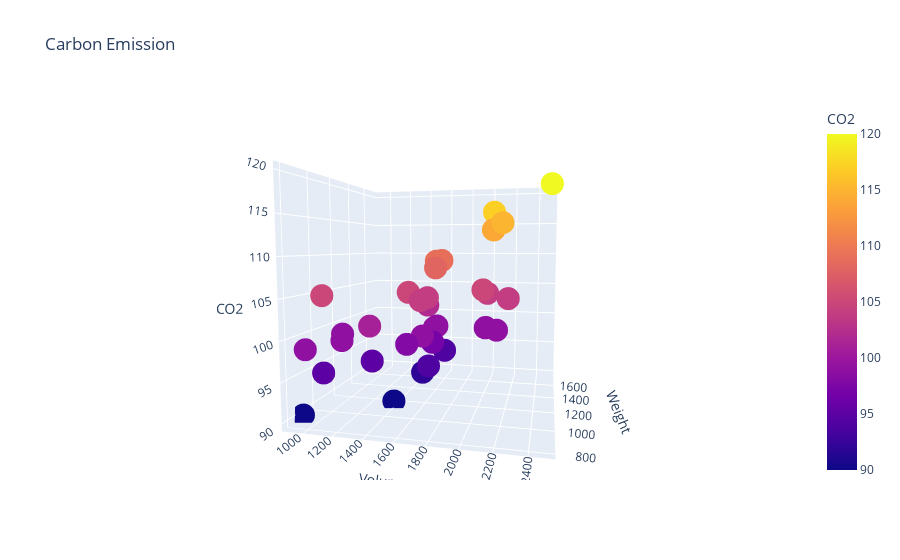

The notebook cell saved with this chart:
### Code cell
px.scatter_3d(df,x='Volume',y='Weight',z='CO2',
              title='Carbon Emission',color='CO2',
              height=500)

### Figure 1 — Plotly figure (JSON) as saved in the notebook; plotly's stock layout.template omitted (floating-point values rounded to 4 significant figures)
{"data": [{"hovertemplate": "Volume=%{x}<br>Weight=%{y}<br>CO2=%{marker.color}<extra></extra>", "legendgroup": "", "marker": {"color": [99, 95, 95, 90, 105, 105, 90, 92, 98, 99, 99, 101, 99, 94, 97, 97, 99, 104, 104, 105, 94, 99, 99, 99, 99, 102, 104, 114, 109, 114, 115, 117, 104, 108, 109, 120], "coloraxis": "coloraxis", "symbol": "circle"}, "mode": "markers", "name": "", "scene": "scene", "showlegend": false, "type": "scatter3d", "x": [1000, 1200, 1000, 900, 1500, 1000, 1400, 1500, 1500, 1600, 1100, 1300, 1000, 1600, 1600, 1600, 1600, 2200, 1600, 2000, 1600, 2000, 2100, 1600, 2000, 1500, 2000, 2000, 1600, 2000, 2100, 2000, 1600, 1600, 1600, 2500], "y": [790, 1160, 929, 865, 1140, 929, 1109, 1365, 1112, 1150, 980, 990, 1112, 1252, 1326, 1330, 1365, 1280, 1119, 1328, 1584, 1428, 1365, 1415, 1415, 1465, 1490, 1725, 1523, 1705, 1605, 1746, 1235, 1390, 1405, 1395], "z": [99, 95, 95, 90, 105, 105, 90, 92, 98, 99, 99, 101, 99, 94, 97, 97, 99, 104, 104, 105, 94, 99, 99, 99, 99, 102, 104, 114, 109, 114, 115, 117, 104, 108, 109, 120]}], "layout": {"autosize": true, "coloraxis": {"colorbar": {"title": {"text": "CO2"}}, "colorscale": [[0, "#0d0887"], [0.1111, "#46039f"], [0.2222, "#7201a8"], [0.3333, "#9c179e"], [0.4444, "#bd3786"], [0.5556, "#d8576b"], [0.6667, "#ed7953"], [0.7778, "#fb9f3a"], [0.8889, "#fdca26"], [1, "#f0f921"]]}, "legend": {"tracegroupgap": 0}, "scene": {"aspectmode": "auto", "aspectratio": {"x": 1, "y": 1, "z": 1}, "camera": {"center": {"x": 0, "y": 0, "z": 0}, "eye": {"x": 0.4665, "y": -1.989, "z": 0.1916}, "projection": {"type": "perspective"}, "up": {"x": 0, "y": 0, "z": 1}}, "domain": {"x": [0, 1], "y": [0, 1]}, "xaxis": {"title": {"text": "Volume"}, "type": "linear"}, "yaxis": {"title": {"text": "Weight"}, "type": "linear"}, "zaxis": {"title": {"text": "CO2"}, "type": "linear"}}, "title": {"text": "Carbon Emission"}}}
